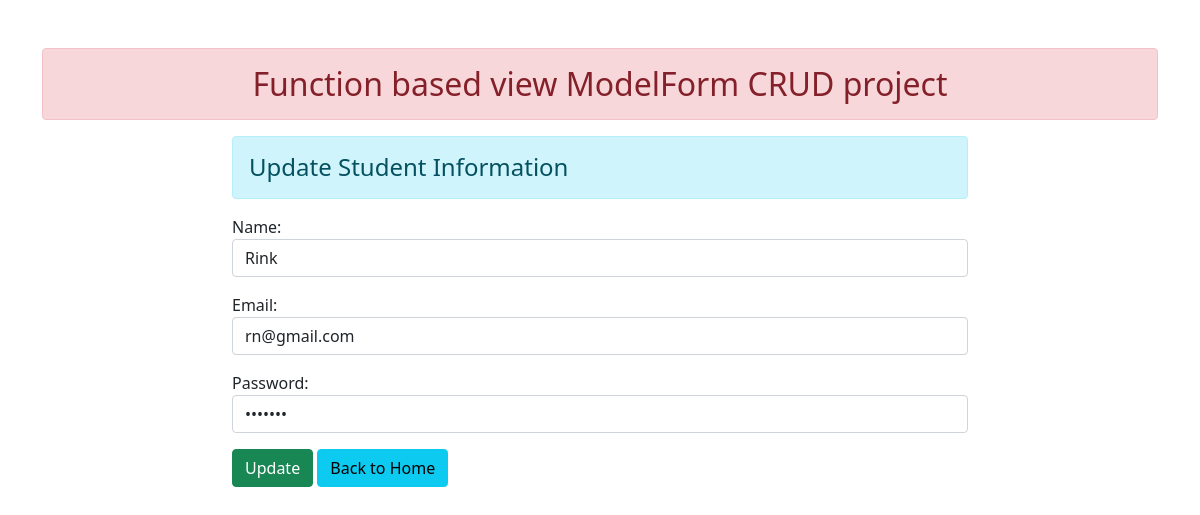
The page /upedi/2/ on the database as committed earlier.
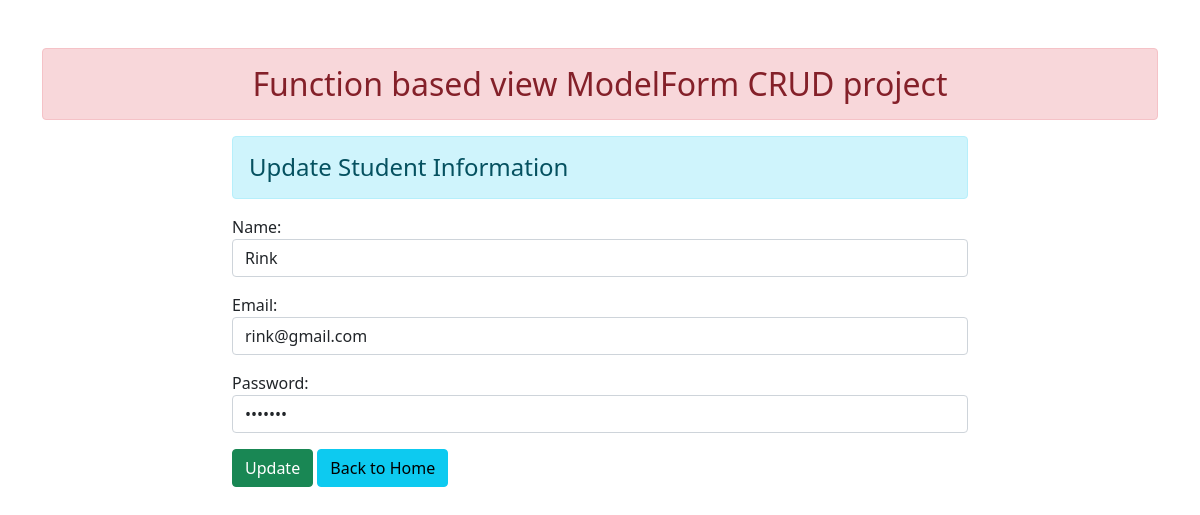
The same page on the database as committed later.
### enroll/models.py (models this page shows)
class User(models.Model):
    name = models.CharField(max_length= 70)
    email = models.EmailField(max_length=  100)
    password = models.CharField(max_length= 20)

### enroll/views.py (the view)
# urls.py: path('upedi/<int:id>/', views.update_data, name = "upedtdata"),
def update_data(request, id):
    if request.method == "POST":
        pi = User.objects.get(pk = id)
        fm = StudentRegistration(request.POST,instance= pi)
        if fm.is_valid():
            fm.save()
    else:
        pi = User.objects.get(pk = id)
        fm = StudentRegistration(instance= pi)
    return render(request, 'enroll/updatestudent.html', {'form':fm})

### enroll/forms.py
class StudentRegistration(forms.ModelForm):
    class Meta:
        model = User
        fields = ['name', 'email', 'password']
        widgets = {
            'name' : forms.TextInput(attrs={'class': 'form-control'}),
            'email' : forms.EmailInput(attrs={'class': 'form-control'}),
            'password' : forms.PasswordInput(render_value = True ,attrs={'class': 'form-control'}),
        }

### enroll/templates/enroll/updatestudent.html (shortened to what this page needs)
{% extends 'enroll/base.html' %}
{% block content %}
<div class="row">
  <div class="col-sm-8 offset-2">
    <h4 class=" alert alert-info"> Update Student Information </h4>
    <form action="" method="POST">
        {{form.as_p}}
        <input type="submit" class="btn btn-success" value="Update">
        <a href="{% url 'addandview' %}" class="btn btn-info">
            Back to Home
        </a>
    </form>
  </div>
</div>
{% endblock content %}

Rows that differ between the two databases and show on the page:
changed User "Rink": email "rn@gmail.com" → "rink@gmail.com"
